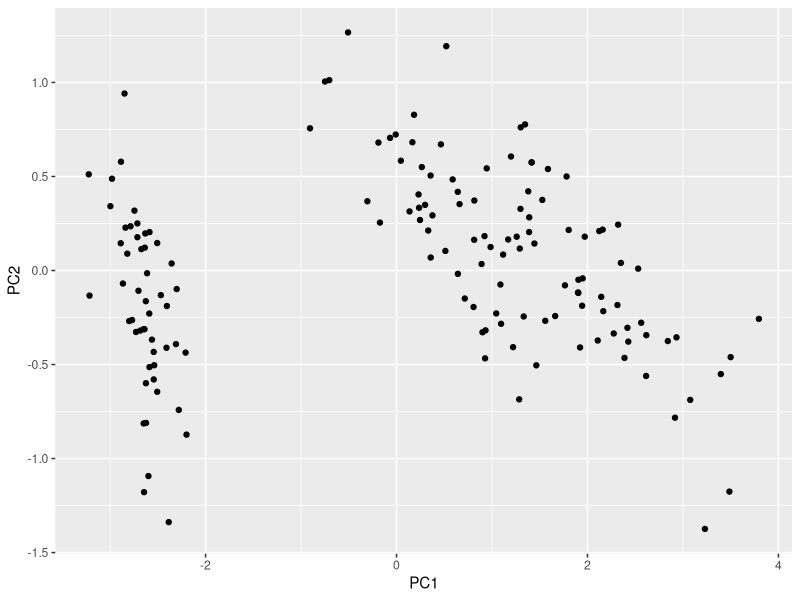
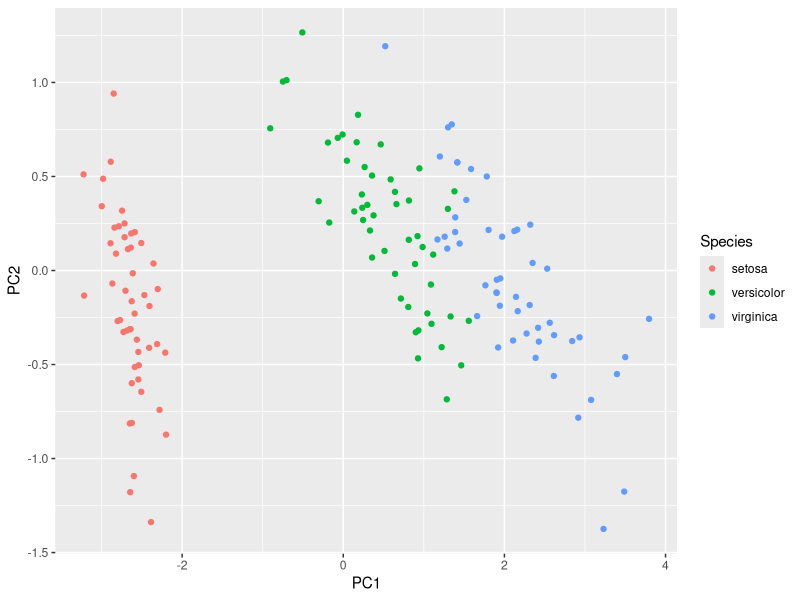
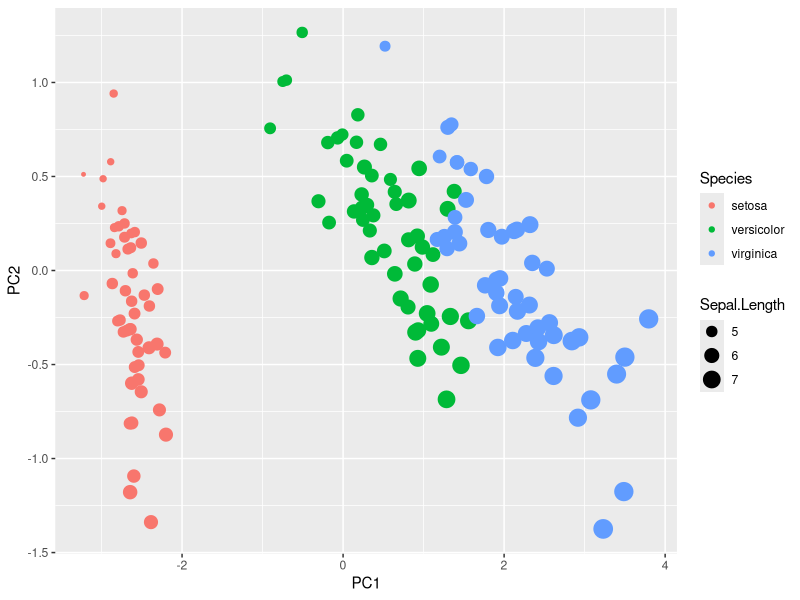
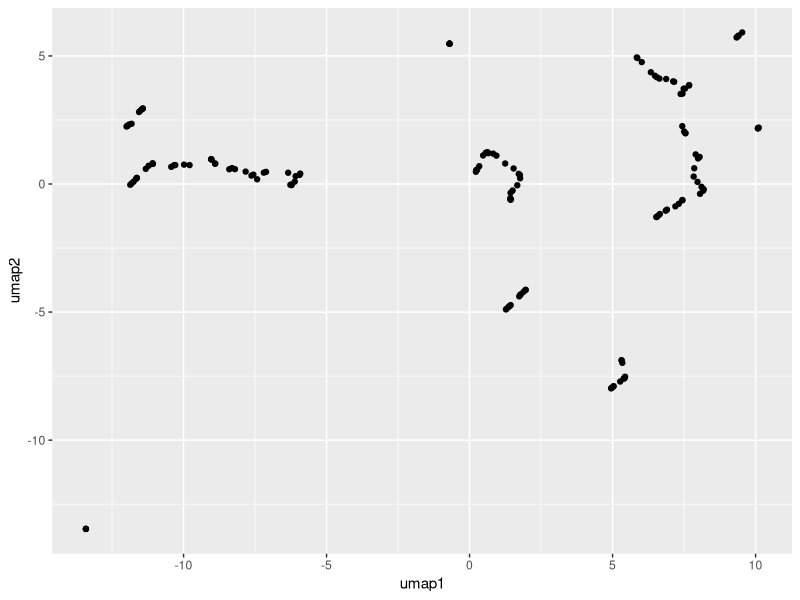
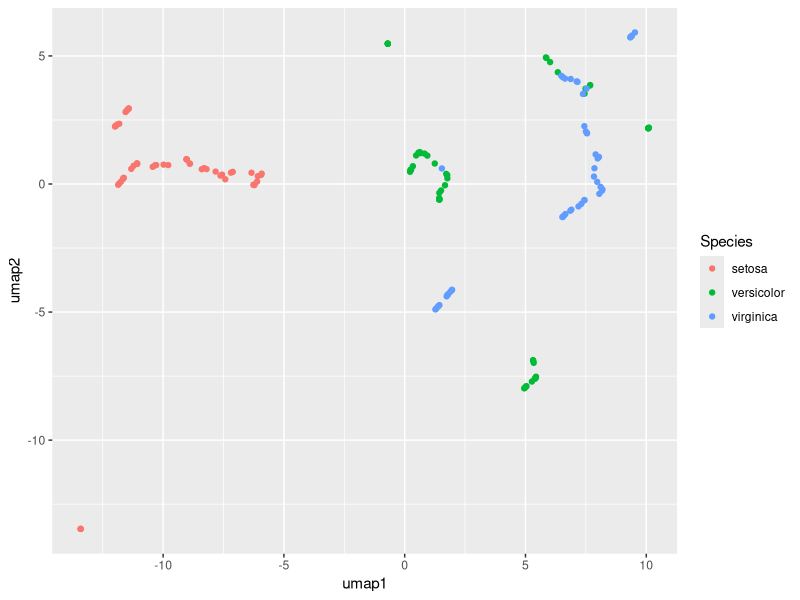
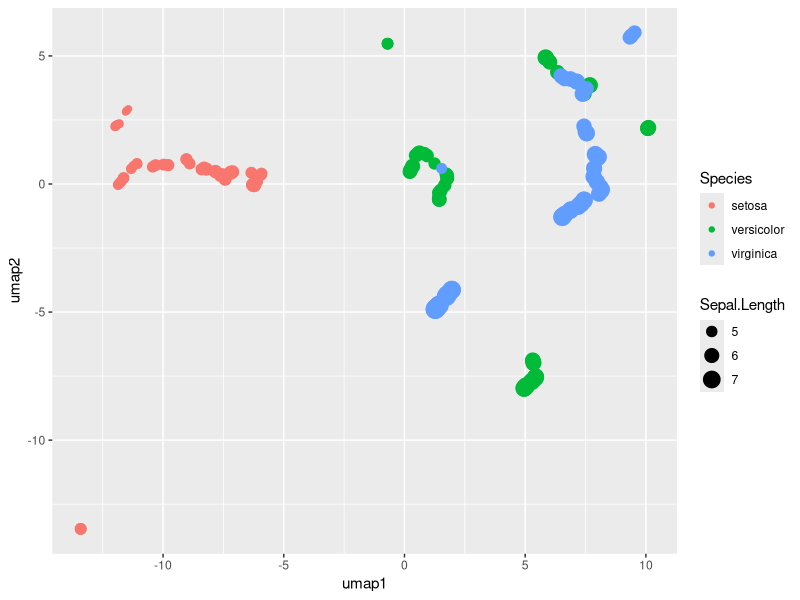
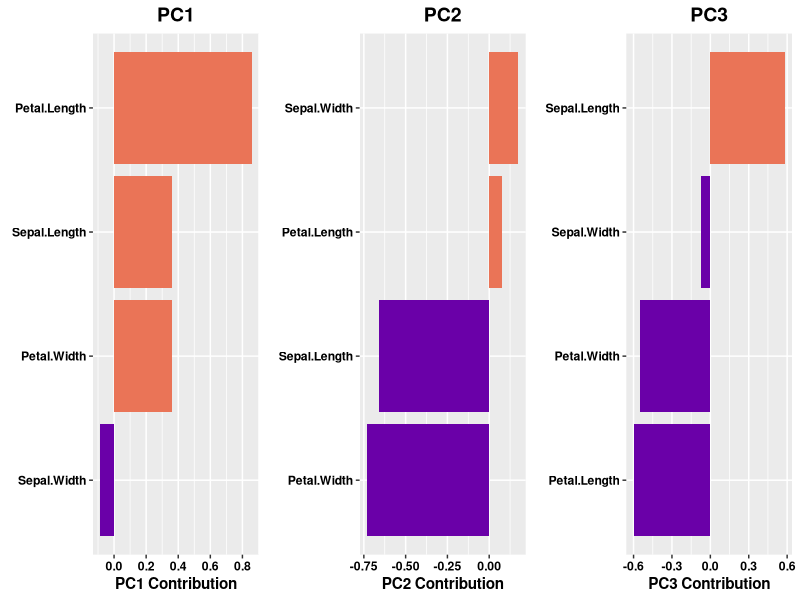
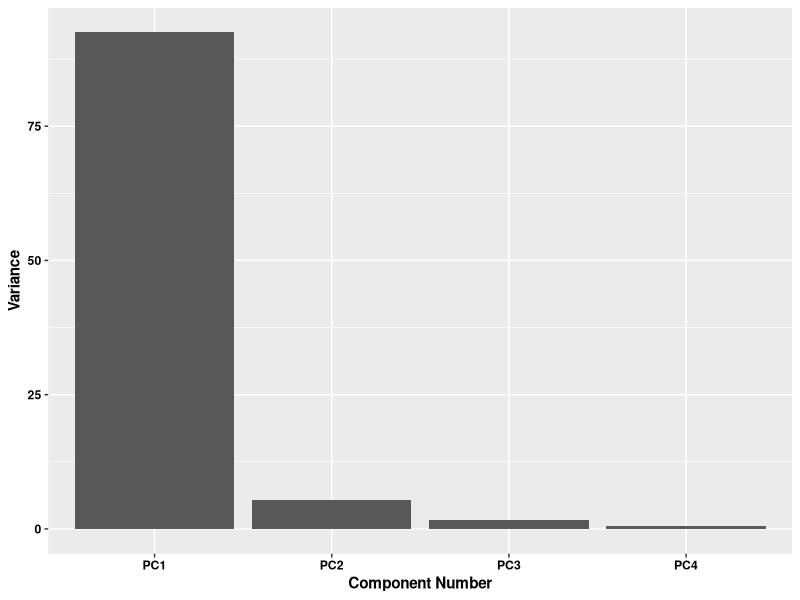

Write R code to recreate these figures, in order.
# this script exists to help you easily create PCA plots, loading plots, and scree plots.
# this script was written by Mike Sportiello on 5.19.22

# load in libraries
library(ggplot2)
library(ggpubr)
library(viridis)
library(matrixStats)
library(dplyr)
library(uwot)
# Let's load in some fake data and take a peak
# dat<-mtcars # this data set is all numeric
dat<-iris # this data set is numeric with one column that is character (species column)
head(dat)
str(dat)
nums <- unlist(lapply(dat, is.numeric), use.names = FALSE)  

colnamesdat<-colnames(dat)
colnamesofchar<-colnamesdat[!nums]
# first we must remove columns that are not numeric since PCA requires only numeric values. Don't worry, we are going to add metadata character column back in later
metadata<-as.data.frame(dat[ , !nums])
colnames(metadata)<-colnamesofchar
dat<-dat[ , nums]

dat<-as.matrix(dat) #to use some downstream arguments, we have to have our data in the format of matrix, not data frame as it currently is
head(dat)
str(dat)
dat<-t(dat) # we want to transpose this so that each row is thing we might care about (for example gene name), and each column is a sample (in this case car type)

# as you can see, all of the cells are numeric 
#plot pca loadings

rv <- rowVars(dat)
select <- order(rv, decreasing=TRUE)[seq_len(min(500,length(rv)))]
subset <- dat[select, ]
pca <- prcomp(t(subset))
pcadimdf<-as.data.frame(pca$x) # this is where we actually look at what the value of each part of the pca is
#start to encode umap stuff
datdim<-dim(dat)
datdim[1]
ifelse(16>datdim[1],nneighbors<-datdim[1]-1,nneighbors<-15)
umapdimdf<-as.data.frame(umap(t(dat),n_neighbors = nneighbors))
length(umapdimdf)
umapcolnames<-paste0(rep('umap',length(umapdimdf)),1:length((umapdimdf)))
colnames(umapdimdf)<-umapcolnames

# recombine original numeric dat, pca dims, and metadata
megadat<-data.frame(t(dat),pcadimdf,umapdimdf,metadata) 

ggplot(megadat)+geom_point(aes(x=PC1,y=PC2)) # general pca
ggplot(megadat)+geom_point(aes(x=PC1,y=PC2,color=Species)) # general pca colored by character column we originally took out species
ggplot(megadat)+geom_point(aes(x=PC1,y=PC2,color=Species,size=Sepal.Length)) # general pca colored by character column we originally took out Species, and size is Sepal.Length
# ggsave(file.path("pcaplot.", Sys.Date(), ".png")), height = 4, width = 8, units = "in",dpi = 600)

ggplot(megadat)+geom_point(aes(x=umap1,y=umap2)) # general umap
ggplot(megadat)+geom_point(aes(x=umap1,y=umap2,color=Species)) # general umap colored by character column we originally took out species
ggplot(megadat)+geom_point(aes(x=umap1,y=umap2,color=Species,size=Sepal.Length)) # general umap colored by character column we originally took out Species, and size is Sepal.Length
# ggsave(file.path("umapplot.", Sys.Date(), ".png")), height = 4, width = 8, units = "in",dpi = 600)

# pca loadings plot
loadings <- as.data.frame(pca$rotation)
ifelse(length(loadings)<10,
       loadingcount<-length(loadings),
       loadingcount<-10)
princ<-loadings[1:loadingcount,]
absloadings<-abs(loadings)
absloadings<-absloadings[order(-absloadings$PC1),]
princ1names<-row.names(absloadings)

absloadings<-absloadings[order(-absloadings$PC2),]
princ2names<-row.names(absloadings)
absloadings<-absloadings[order(-absloadings$PC3),]
princ3names<-row.names(absloadings)




pc1<-ggplot(princ,aes(x=reorder(princ1names,PC1),y=PC1,fill=sign(PC1)))+
  geom_col()+coord_flip()+
  scale_fill_viridis(option='plasma',begin = .2,end = .65)+
  theme(axis.title.y = element_blank())+
  theme(plot.title = element_text(color="black", size=14, face="bold",hjust = .5),
        axis.title = element_text(color='black'),
        axis.text = element_text(color='black'),
        text = element_text(face= 'bold',color='black'))+
  labs(title='PC1',y='PC1 Contribution')+
  theme(legend.position = 'none')

pc2<-ggplot(princ,aes(x=reorder(princ2names,PC2),y=PC2,fill=sign(PC2)))+
  geom_col()+coord_flip()+
  scale_fill_viridis(option='plasma',begin = .2,end = .65)+
  theme(axis.title.y = element_blank())+
  theme(plot.title = element_text(color="black", size=14, face="bold",hjust = .5),
        axis.title = element_text(color='black'),
        axis.text = element_text(color='black'),
        text = element_text(face= 'bold',color='black'))+
  labs(title='PC2',y='PC2 Contribution')+
  theme(legend.position = 'none')

pc3<-ggplot(princ,aes(x=reorder(princ3names,PC3),y=PC3,fill=sign(PC3)))+
  geom_col()+coord_flip()+
  scale_fill_viridis(option='plasma',begin = .2,end = .65)+
  theme(axis.title.y = element_blank())+
  theme(plot.title = element_text(color="black", size=14, face="bold",hjust = .5),
        axis.title = element_text(color='black'),
        axis.text = element_text(color='black'),
        text = element_text(face= 'bold',color='black'))+
  labs(title='PC3',y='PC3 Contribution')+
  theme(legend.position = 'none')

gridpcloadings<-ggarrange(pc1,pc2,pc3,nrow=1)
gridpcloadings
# ggsave(file.path("pcloadings.", Sys.Date(), ".png")), plot = gridpcloadings, height = 4, width = 8, units = "in",dpi = 600)

## the contribution to the total variance for each component
percentVar <- 100*(pca$sdev^2 / sum( pca$sdev^2 ))
scree_plot=data.frame(percentVar)
scree_plot[,2]<- c(1:loadingcount)
colnames(scree_plot)<-c("Variance","component_number")
scree_plot$component_number <- factor(scree_plot$component_number, levels = c(1:12),labels = paste0('PC', c(1:12)))
pcscree<- ggplot(scree_plot, mapping=aes(x=component_number, y=Variance))+       
  geom_bar(stat="identity")+
  labs(x='Component Number')+
  theme(
    plot.title = element_text(color="black", size=14, face="bold",hjust = .5),
    axis.title = element_text(color='black'),
    axis.text = element_text(color='black'),
    text = element_text(face= 'bold',color='black'))
pcscree
# ggsave(file.path("./", paste0("pcscree.integrinskept.", Sys.Date(), ".png")), plot = pcscree, height = 3, width = 8, units = "in",dpi = 600)

# add umap stuff
megaumap<-as.data.frame(umap(megadat))
numericmega<-megadat[,1:4]
nummegumap<-as.data.frame(umap(numericmega))

ggplot(megaumap)+geom_point(aes(x=V1,y=V2))
ggplot(nummegumap)+geom_point(aes(x=V1,y=V2))

sessionInfo()
######################################################################################

# old stuff can delete

# loadings$genes<-row.names(loadings)

# loadings <- as.data.frame(pca$rotation)
# loadings$genes<-row.names(loadings)
# 
# loadings<-loadings[order(-loadings$PC1),]
# head(loadings)
# princ1<-loadings[1:loadingcount,]
# loadings<-loadings[order(loadings$PC1),]
# princ1b<-loadings[1:loadingcount,]
# head(princ1)
# head(princ1b)
# princ1<-rbind(princ1,princ1b)
# loadings<-loadings[order(-loadings$PC2),]
# head(loadings)
# princ2<-loadings[1:loadingcount,]
# loadings<-loadings[order(loadings$PC2),]
# princ2b<-loadings[1:loadingcount,]
# head(princ2)
# head(princ2b)
# princ2<-rbind(princ2,princ2b)
# loadings<-loadings[order(-loadings$PC3),]
# head(loadings)
# princ3<-loadings[1:loadingcount,]
# loadings<-loadings[order(loadings$PC3),]
# princ3b<-loadings[1:loadingcount,]
# head(princ3)
# head(princ3b)
# princ3<-rbind(princ3,princ3b)
#plots
# pc1<-ggplot(princ1,aes(x=reorder(princ1names,PC1),y=PC1,fill=sign(PC1)))+
#   geom_col()+coord_flip()+
#   scale_fill_viridis(option='plasma',begin = .2,end = .65)+
#   theme(axis.title.y = element_blank())+
#   theme(plot.title = element_text(color="black", size=14, face="bold",hjust = .5),
#         axis.title = element_text(color='black'),
#         axis.text = element_text(color='black'),
#         text = element_text(face= 'bold',color='black'))+
#   labs(title='PC1',y='PC1 Contribution')+
#   theme(legend.position = 'none')


# pc2<-ggplot(princ2,aes(x=reorder(princ2names,PC2),y=PC2,fill=sign(PC2)))+geom_col()+coord_flip()+scale_fill_viridis(option='plasma',begin = .2,end = .65)+
#   theme(axis.title.y = element_blank())+
#   theme(plot.title = element_text(color="black", size=14, face="bold",hjust = .5),
#         axis.title = element_text(color='black'),
#         axis.text = element_text(color='black'),
#         text = element_text(face= 'bold',color='black'))+
#   labs(title='PC2',y='PC2 Contribution')+
#   theme(legend.position = 'none')
# pc3<-ggplot(princ3,aes(x=reorder(princ3names,PC3),y=PC3,fill=sign(PC3)))+geom_col()+coord_flip()+scale_fill_viridis(option='plasma',begin = .2,end = .65)+
#   theme(axis.title.y = element_blank())+
#   theme(plot.title = element_text(color="black", size=14, face="bold",hjust = .5),
#         axis.title = element_text(color='black'),
#         axis.text = element_text(color='black'),
#         text = element_text(face= 'bold',color='black'))+
#   labs(title='PC3',y='PC3 Contribution')+
#   theme(legend.position = 'none')
